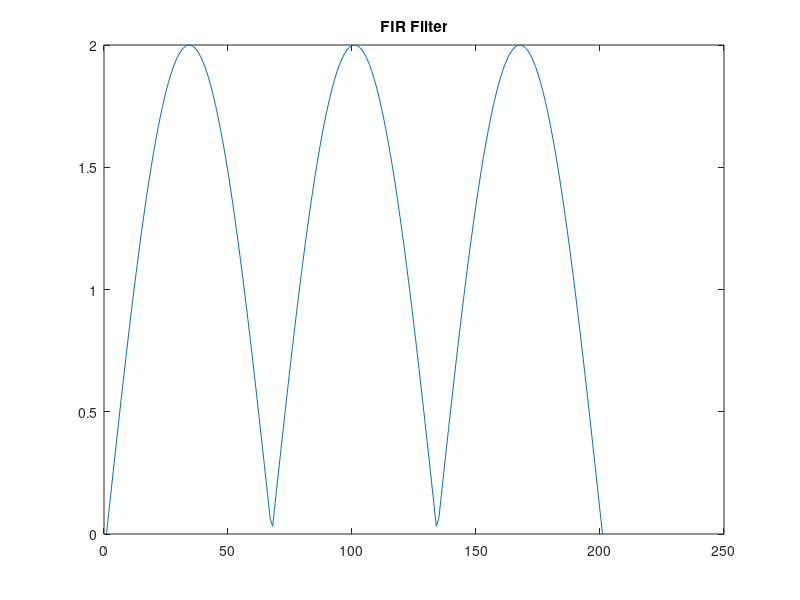
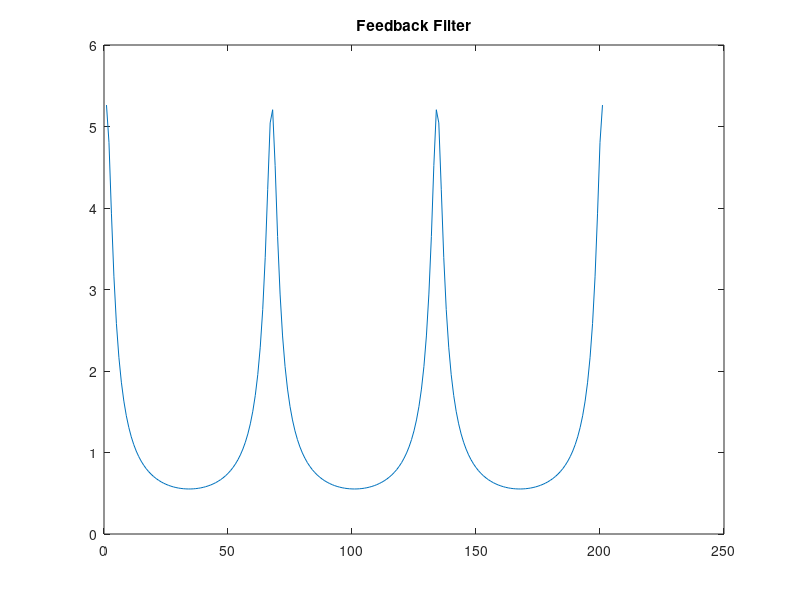
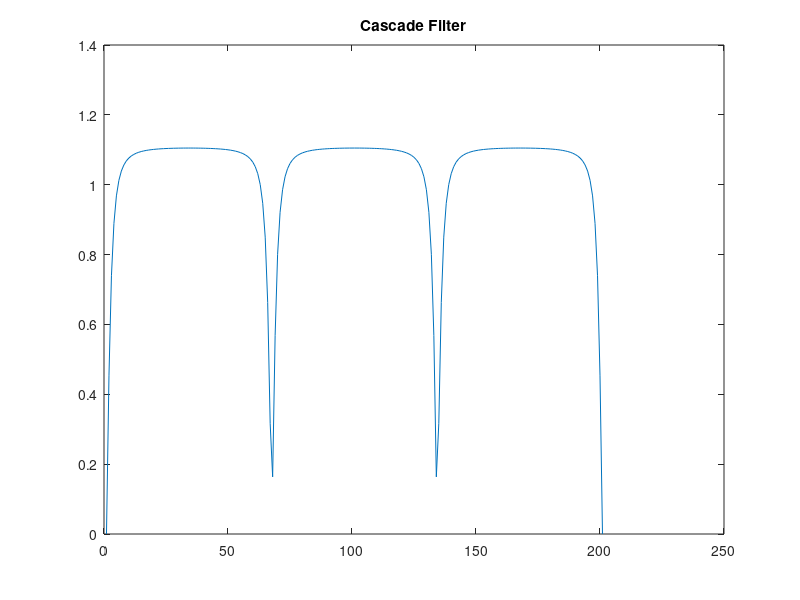

The MATLAB script that drew these images, in order:
%FIR Filter
b = [1 0 0 1]; 
a = [1 0 0 0];
[h,w] = freqz(b,a,-pi:pi/100:pi);
figure(1);
plot(abs(h))
title("FIR Filter");

%Feedback Filter
b1 = [1 0 0 0]; 
a1 = [1 0 0 .81];
[h1,w1] = freqz(b1,a1,-pi:pi/100:pi);
figure(2);
plot(abs(h1))
title("Feedback Filter");

%Cascaded Filter
[h2,w2] = freqz(b,a1,-pi:pi/100:pi);
figure(3);
plot(abs(h2))
title("Cascade Filter");




